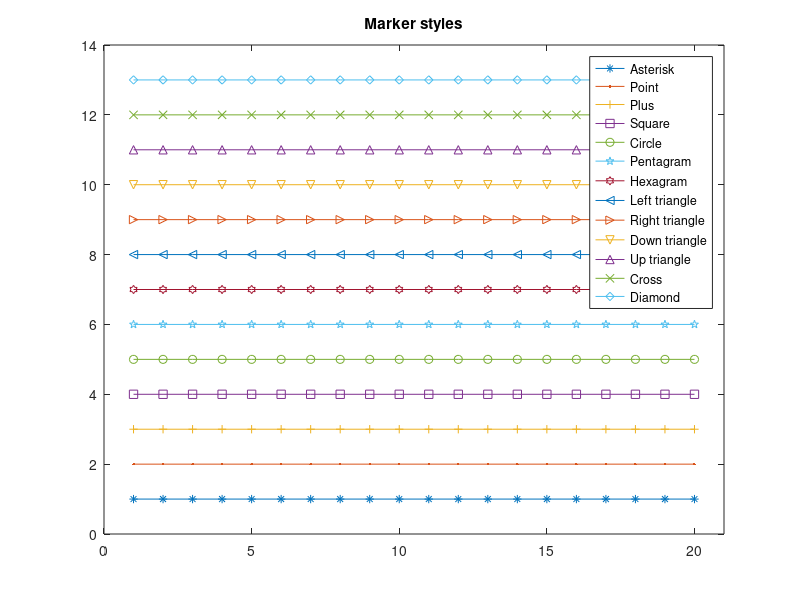

Reproduce this figure in MATLAB.
% Plot markers

disp('2D plot, Example 4:')

marker='*.+soph<>v^xd';
for i=1:length(marker)
    x=1:20;
    switch marker(i)
    case '*'
        c = 'Asterisk';
    case '.'
        c = 'Point';
    case '+'
        c = 'Plus';
    case 's'
        c = 'Square';
    case 'o'
        c = 'Circle';
    case 'p'
        c = 'Pentagram';
    case 'h'
        c = 'Hexagram';
    case '<'
        c = 'Left triangle';
    case '>'
        c = 'Right triangle';
    case '^'
        c = 'Up triangle';
    case 'v'
        c = 'Down triangle';
    case 'x'
        c = 'Cross';
    case 'd'
        c = 'Diamond';
    otherwise
        c = 'Line';
    end
    plot(x,i*ones(size(x)),'Marker',marker(i),'DisplayName',c)
    hold('on')
end
hold('off')
title('Marker styles');
legend('show')
grid('off')
ylim([0 length(marker)+1])
xlim([0 21])